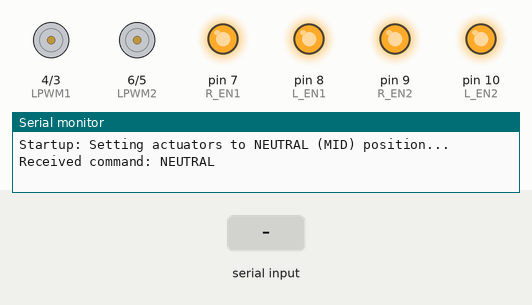
Bench run of a sketch on a simulated Arduino Uno, built with avr-gcc and run on an emulated ATmega328P. Parts: motor-driver pin pairs drawn as motors (green arrow = first pin HIGH = forward, orange = second pin HIGH = backward, longer = more drive), output pins drawn as LEDs (lit = HIGH), the last lines printed to the serial monitor. The inputs (shaded band) are chosen by the test bench.

Above: at 1.2 s.
1.3 s: "LEFT\n" received over Serial
At 1.45 s:
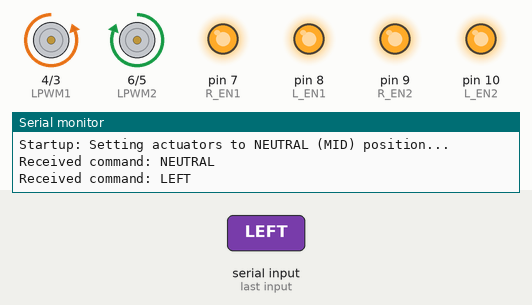
3.1 s: "RIGHT\n" received over Serial
At 3.5 s:
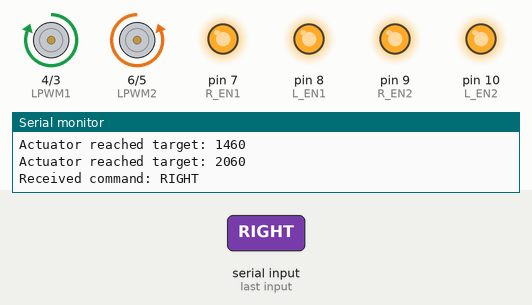
Timing chart, 0 to 6.1 s (numbered marks = the images above; inputs shaded):
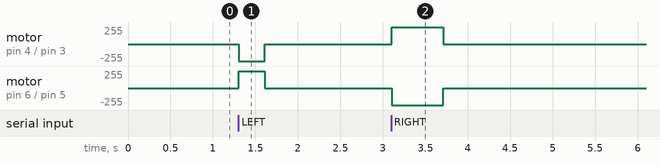

Measured:
- after the input at 1.3 s, motor on pin 4 (LPWM1) / pin 3 (RPWM1): stopped → backward 255/255 at once, → stopped 0.30 s later; motor on pin 6 (LPWM2) / pin 5 (RPWM2): stopped → forward 255/255 at once, → stopped 0.30 s later
- after the input at 3.1 s, motor on pin 4 (LPWM1) / pin 3 (RPWM1): stopped → forward 255/255 at once, → stopped 0.60 s later; motor on pin 6 (LPWM2) / pin 5 (RPWM2): stopped → backward 255/255 at once, → stopped 0.60 s later

The sketch:

Project_Prototype_Code.ino
```cpp
#include <Arduino.h>

// --- Actuator 1 (Left Actuator, BTS7960 Driver 1) ---
#define RPWM1 3   // PWM for retraction (to MIN)
#define LPWM1 4   // PWM for extension (to MAX)
#define R_EN1 7   // Enable pin for actuator 1
#define L_EN1 8   // Enable pin for actuator 1

// --- Actuator 2 (Right Actuator, BTS7960 Driver 2) ---
#define RPWM2 5   // PWM for retraction (to MIN)
#define LPWM2 6   // PWM for extension (to MAX)
#define R_EN2 9   // Enable pin for actuator 2
#define L_EN2 10  // Enable pin for actuator 2

const int fullSpeed = 255;  // PWM value for full speed
const int MIN_POS = 1460;      // Fully retracted position
const int MAX_POS = 2060;   // Updated fully extended position
const int MID_POS = 1760;   // Neutral (midstroke) position

// Structure to hold actuator state
struct ActuatorState {
  int currentPos;           // Current position (position units)
  int targetPos;            // Desired target position
  bool moving;              // True if currently moving
  unsigned long lastUpdate; // Last update time (millis)
  int pinRetract;           // Pin for retraction (toward MIN)
  int pinExtend;            // Pin for extension (toward MAX)
};

ActuatorState actuator1;  // Left actuator
ActuatorState actuator2;  // Right actuator

// Start a movement by setting a new target and recording the time
void startMovement(ActuatorState &act, int target) {
  act.targetPos = target;
  act.moving = true;
  act.lastUpdate = millis();
}

// Update an actuator's position based on elapsed time (non-blocking)
void updateActuator(ActuatorState &act) {
  if (!act.moving) return;

  unsigned long now = millis();
  unsigned long elapsed = now - act.lastUpdate;
  act.lastUpdate = now;

  // Extend (move toward MAX) if target is greater than current position
  if (act.targetPos > act.currentPos) {
    int step = elapsed;  // movement rate: 1 unit per ms
    act.currentPos += step;
    if (act.currentPos >= act.targetPos) {
      act.currentPos = act.targetPos;
      act.moving = false;
      analogWrite(act.pinRetract, 0);
      analogWrite(act.pinExtend, 0);
      Serial.print("Actuator reached target: ");
      Serial.println(act.currentPos);
    } else {
      // Continue extending
      analogWrite(act.pinRetract, 0);
      analogWrite(act.pinExtend, fullSpeed);
    }
  }
  // Retract (move toward MIN) if target is less than current position
  else if (act.targetPos < act.currentPos) {
    int step = elapsed;
    act.currentPos -= step;
    if (act.currentPos <= act.targetPos) {
      act.currentPos = act.targetPos;
      act.moving = false;
      analogWrite(act.pinRetract, 0);
      analogWrite(act.pinExtend, 0);
      Serial.print("Actuator reached target: ");
      Serial.println(act.currentPos);
    } else {
      // Continue retracting
      analogWrite(act.pinRetract, fullSpeed);
      analogWrite(act.pinExtend, 0);
    }
  }
}

// Process incoming commands (LEFT, RIGHT, NEUTRAL)
// An override (e.g. NEUTRAL) will immediately set new targets.
void processCommand(String cmd) {
  cmd.trim();
  Serial.print("Received command: ");
  Serial.println(cmd);

  if (cmd.equalsIgnoreCase("LEFT")) {
    // LEFT: Left actuator to MIN and Right actuator to MAX
    startMovement(actuator1, MIN_POS);
    startMovement(actuator2, MAX_POS);
  }
  else if (cmd.equalsIgnoreCase("RIGHT")) {
    // RIGHT: Left actuator to MAX and Right actuator to MIN
    startMovement(actuator1, MAX_POS);
    startMovement(actuator2, MIN_POS);
  }
  else if (cmd.equalsIgnoreCase("NEUTRAL")) {
    // NEUTRAL: Immediately override any movement; both actuators to MID
    startMovement(actuator1, MID_POS);
    startMovement(actuator2, MID_POS);
  }
  else {
    Serial.print("Unknown command: ");
    Serial.println(cmd);
  }
}

void setup() {
  Serial.begin(9600);

  // Set pin modes for Actuator 1 pins
  pinMode(RPWM1, OUTPUT);
  pinMode(LPWM1, OUTPUT);
  pinMode(R_EN1, OUTPUT);
  pinMode(L_EN1, OUTPUT);

  // Set pin modes for Actuator 2 pins
  pinMode(RPWM2, OUTPUT);
  pinMode(LPWM2, OUTPUT);
  pinMode(R_EN2, OUTPUT);
  pinMode(L_EN2, OUTPUT);

  // Enable both drivers
  digitalWrite(R_EN1, HIGH);
  digitalWrite(L_EN1, HIGH);
  digitalWrite(R_EN2, HIGH);
  digitalWrite(L_EN2, HIGH);

  // Initialize actuator states to the neutral position
  actuator1.currentPos = MID_POS;
  actuator1.targetPos = MID_POS;
  actuator1.moving = false;
  actuator1.lastUpdate = millis();
  actuator1.pinRetract = RPWM1;
  actuator1.pinExtend = LPWM1;

  actuator2.currentPos = MID_POS;
  actuator2.targetPos = MID_POS;
  actuator2.moving = false;
  actuator2.lastUpdate = millis();
  actuator2.pinRetract = RPWM2;
  actuator2.pinExtend = LPWM2;

  // At startup, send NEUTRAL to ensure both actuators are at MID (2000)
  Serial.println("Startup: Setting actuators to NEUTRAL (MID) position...");
  processCommand("NEUTRAL");
}

void loop() {
  // Check for new serial commands and process them
  if (Serial.available() > 0) {
    String cmd = Serial.readStringUntil('\n');
    processCommand(cmd);
  }

  // Update both actuators simultaneously
  updateActuator(actuator1);
  updateActuator(actuator2);

  // Small delay to help with loop stability
  delay(10);
}
```
